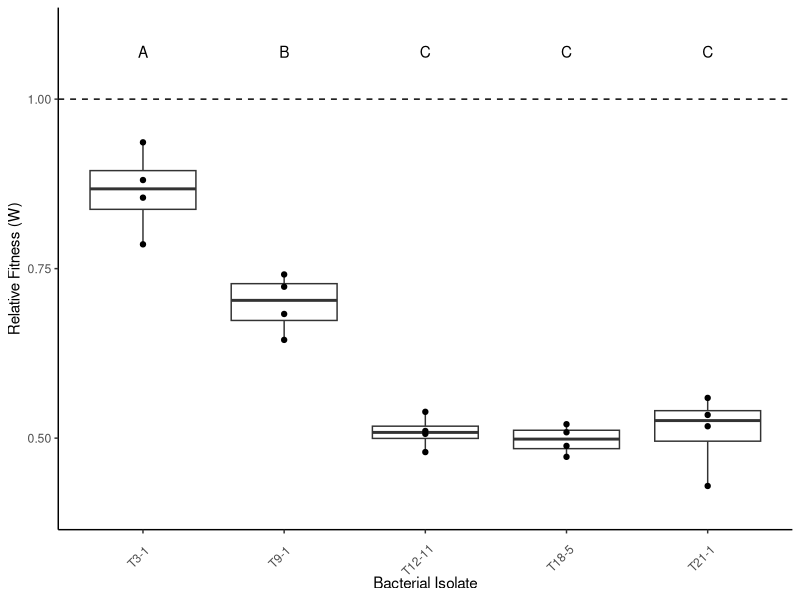
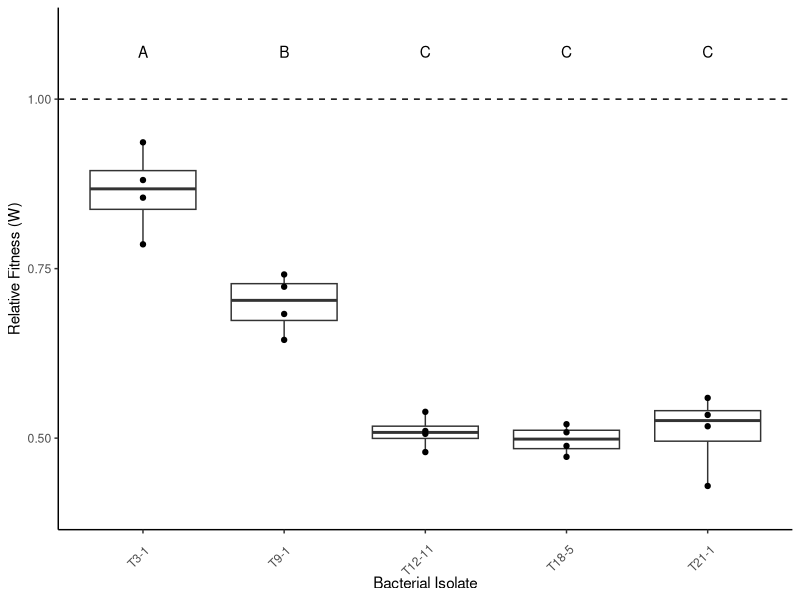

Source code (R) for these figures, in order:
library(ggplot2)
library(ggpubr)
library(dplyr)
library(tidyverse)
library(viridis)

setwd("ClinicalTraining/Manuscript/Ext Fig 4")
dat <- read.csv(file = "22-10-05-combined.csv")

# Calc Relative Fitness (W) ####
dat2 <- dat
dat2$index <- seq(1:nrow(dat2))
dat2$W <- NA
for (i in unique(dat2$StrainID)) {
  dat2_s <- subset(dat2, StrainID == i)
  for (j in unique(dat2_s$Rep)) {
    dat2_r <- subset(dat2_s, Rep == j)
    qtiter_t0 <- dat2_r[dat2_r$Time == '0',]$qTiter
    qtiter_t1 <- dat2_r[dat2_r$Time == '1',]$qTiter
    reftiter_t0 <- dat2_r[dat2_r$Time == '0',]$refTiter
    reftiter_t1 <- dat2_r[dat2_r$Time == '1',]$refTiter
    mA <- log(qtiter_t1/qtiter_t0)
    mB <- log(reftiter_t1/reftiter_t0)
    W <- mA/mB
    dat2$W[dat2_r$index] <- W
  }
}

dat2_sub <- subset(dat2, Time == '0')

# Normalize to WT ####
regroup <- dat2_sub
regroup$StrainID[regroup$StrainID == 'T12-11'] <- 'trips'
regroup$StrainID[regroup$StrainID == 'T18-5'] <- 'trips'
regroup$StrainID[regroup$StrainID == 'T21-1'] <- 'trips'
avgdat <- regroup %>%
  group_by(StrainID) %>%
  summarise(meanW = mean(W),
            sdW = sd(W),
            n = n(),
            se = sdW/sqrt(n))
# average relative WT fitness is 1.09 (competitor T6-6)
# so divide all values by 1.092 to normalize to WT


dat2_sub$W <- dat2_sub$W/1.092

# Phylo ordered ####
Wdat <- dat2_sub %>%
  filter(dat2_sub$StrainID != 'WT') %>%
  arrange(W) %>%
  mutate(StrainID = factor(StrainID, levels=c('T3-1','T9-1','T12-11',
                                              'T18-5','T21-1')))

# Statistics ####
anova <- aov(W ~ StrainID, data = subset(Wdat, StrainID != 'WT'))
summary(anova)
TukeyHSD(anova)

W_plot <- ggplot(Wdat, aes(x=StrainID, y=W)) +
  geom_boxplot(outlier.shape = NA) +
  geom_point() +
  labs(x= 'Bacterial Isolate',y= 'Relative Fitness (W)') +
  theme_classic() +
  theme(axis.text.x = element_text(angle = 45, vjust=0.6, hjust=0.8)) +
  scale_y_continuous(limits = c(0.4, 1.1), breaks = c(0.5, 0.75, 1.0)) +
  geom_hline(yintercept = 1, linetype = 'dashed') +
  annotate(geom = 'text', x = 1, y = 1.07, label = 'A') +
  annotate(geom = 'text', x = 2, y = 1.07, label = 'B') +
  annotate(geom = 'text', x = 3, y = 1.07, label = 'C') +
  annotate(geom = 'text', x = 4, y = 1.07, label = 'C') +
  annotate(geom = 'text', x = 5, y = 1.07, label = 'C')
W_plot
ggsave(W_plot, filename = 'evo-ord-W.pdf', width = 6, height = 4)

# Avg Fitness
regroup <- dat2_sub
regroup$StrainID[regroup$StrainID == 'T12-11'] <- 'trips'
regroup$StrainID[regroup$StrainID == 'T18-5'] <- 'trips'
regroup$StrainID[regroup$StrainID == 'T21-1'] <- 'trips'
avgdat <- regroup %>%
  group_by(StrainID) %>%
  summarise(meanW = mean(W),
            sdW = sd(W),
            n = n(),
            se = sdW/sqrt(n))

